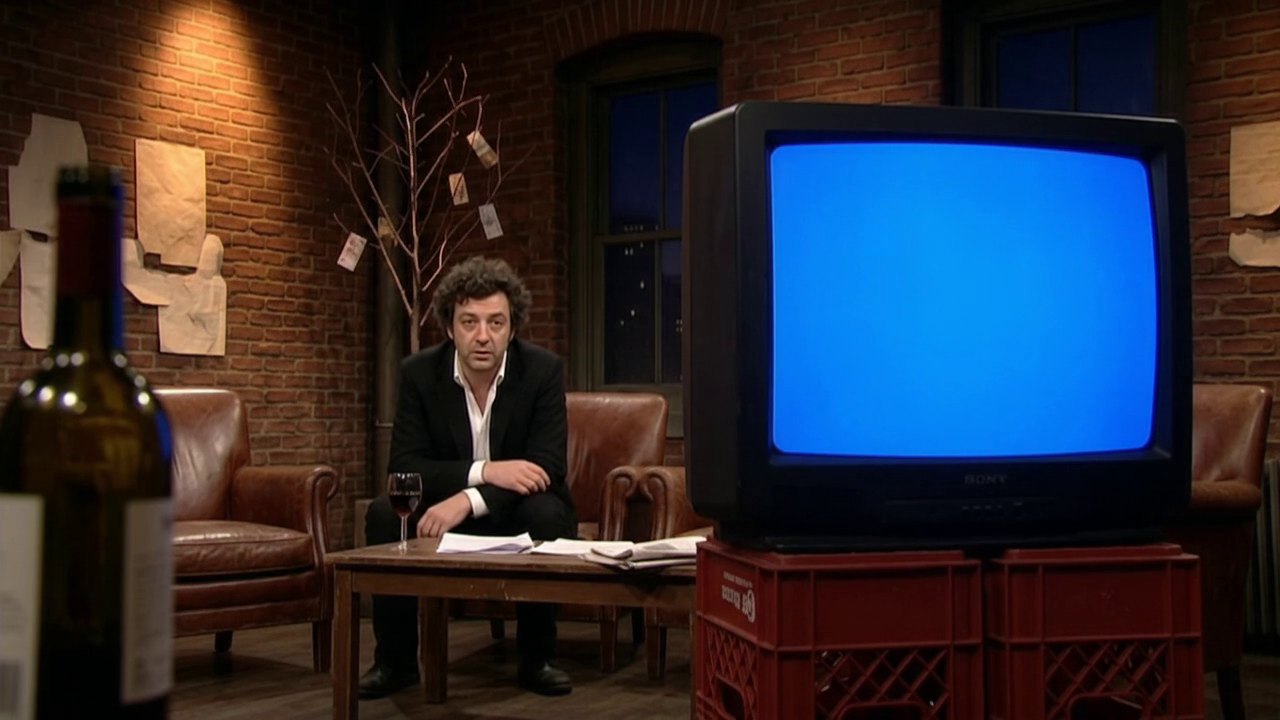
#> input picture scripts/money-for-something/topical-screen/ref-frame.png, 1280 x 720 px
$ python -i hold_grade.py   (imports and definitions only)
#> lines starting #> are read from the running program, lines starting #| are printed output that depends on the picture
#!/usr/bin/env python3
"""
Hold a Veo clip's colour steady, and deliver it at 1080p.

🔴 VEO'S PRICE FOR PARALLAX IS COLOUR DRIFT. Measured across GPOM cut 3, every clip moved:
the exterior flight brightened 177 -> 200 over 8s, one station take DARKENED by 15, one row
take brightened by 13. It is smooth and monotonic, never a jump — which is exactly why it is
correctable, and exactly why it is easy to miss by eye until two clips are cut together and
the join flashes.

The method, and both halves matter:

  1. Anchor on a HIGH PERCENTILE, never the mean. 🔴 The mean measures what is IN SHOT, not
     how the shot is lit. On C4 the camera crabs past rack ends, so big dark objects wipe
     through frame and the mean swings 64 -> 48 -> 68 with no exposure change at all.
     Holding that mean drove a 1.4x gain on the darkest frames and pushed clipped pixels
     from 0.22% to 1.85% — the "fix" was wrecking the shot. A high percentile tracks the
     light sources instead, which is the thing that actually drifts.
  2. GUARD IT. If the measured drift is small, do nothing: a correction applied to noise is
     pure risk. And clamp the gain, so a shot this cannot model degrades to roughly-right
     rather than to blown highlights.
  3. SMOOTH THE CORRECTION AS HARD AS THE DRIFT ITSELF. A per-frame gain computed from a
     per-frame measurement flickers, and a fix you can see is worse than the drift.

Flow returns 1280x720 whatever the tier, so this also carries the 1.5x upscale to 1080p —
done once, here, rather than at concat time where it would resample twice.

  python3 hold_grade.py in.mp4 out.mp4
"""
from PIL import Image
import numpy as np
import subprocess, tempfile, glob, os, sys

W, H, FPS = 1920, 1080, 24


def hold(src, dst):
    with tempfile.TemporaryDirectory() as tmp:
        subprocess.run(['ffmpeg', '-v', 'error', '-i', src, '-vsync', '0',
                        os.path.join(tmp, '%04d.png')], check=True)
        files = sorted(glob.glob(os.path.join(tmp, '*.png')))

        anchor = np.array([np.percentile(np.asarray(Image.open(f).convert('RGB'))
                           .astype(np.float32).reshape(-1, 3), 90, axis=0) for f in files])
        target = anchor[:6].mean(0)
        drift = float(np.abs(anchor[:6].mean(0) - anchor[-6:].mean(0)).max())

        if drift < 3.0:
            gain = np.ones_like(anchor)               # nothing worth correcting; do not touch it
        else:
            w = 9                                     # smooth the CORRECTION, not the footage
            pad = np.pad(target[None, :] / np.maximum(anchor, 1e-3),
                         ((w // 2, w // 2), (0, 0)), mode='edge')
            k = np.ones(w) / w
            gain = np.stack([np.convolve(pad[:, c], k, mode='valid') for c in range(3)], 1)
            gain = np.clip(gain, 0.88, 1.14)          # a shot this cannot model degrades gently

        out = os.path.join(tmp, 'fix')
        os.makedirs(out)
        for i, f in enumerate(files):
            A = np.asarray(Image.open(f).convert('RGB')).astype(np.float32) * gain[i]
            Image.fromarray(np.clip(A, 0, 255).astype(np.uint8)) \
                 .resize((W, H), Image.LANCZOS).save(f'{out}/{i:04d}.png', compress_level=1)

        subprocess.run(['ffmpeg', '-v', 'error', '-y', '-framerate', str(FPS),
                        '-i', f'{out}/%04d.png', '-c:v', 'libx264', '-crf', '17',
                        '-pix_fmt', 'yuv420p', '-vf', f'fps={FPS},setsar=1', dst], check=True)
        print(f'{dst}  p90 drift {drift:.1f}/255, '
              f'{"held" if drift >= 3.0 else "LEFT ALONE (below threshold)"}, '
              f'gain {gain.min():.3f}..{gain.max():.3f}, {len(files)} frames at {W}x{H}')


# [2 lines not run here, left out]

>>> import cv2
>>> picture = cv2.imread('../../../../scripts/money-for-something/topical-screen/ref-frame.png', cv2.IMREAD_GRAYSCALE)
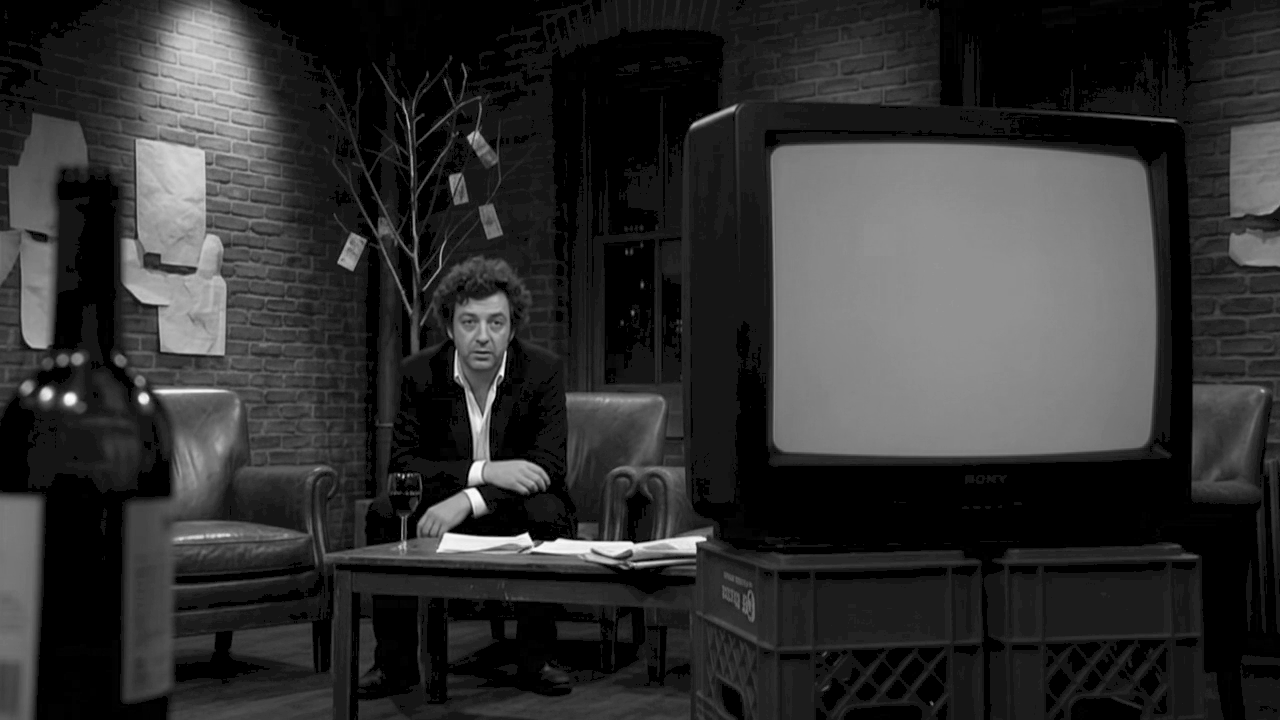
#> picture: shape (720, 1280); min 0, max 255, mean 48.7
>>> result = hold(picture, 'out.png')
#> (the run stopped early here; a loop or call above may not have finished)
